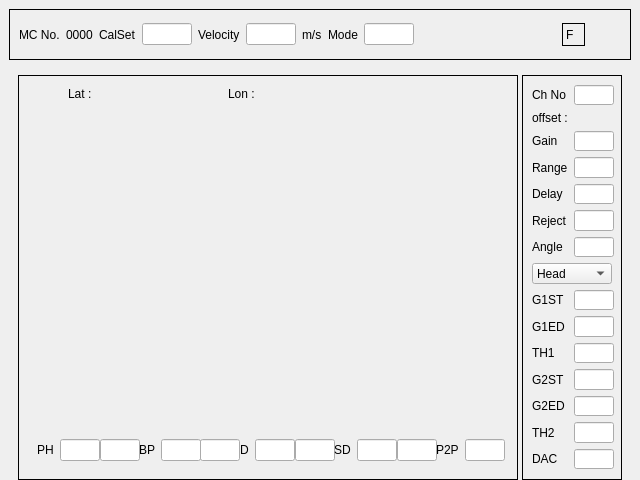
<?xml version="1.0" encoding="UTF-8"?>
<ui version="4.0">
 <class>TestScreen</class>
 <widget class="QMainWindow" name="TestScreen">
  <property name="geometry">
   <rect>
    <x>0</x>
    <y>0</y>
    <width>640</width>
    <height>480</height>
   </rect>
  </property>
  <property name="sizePolicy">
   <sizepolicy hsizetype="Fixed" vsizetype="Fixed">
    <horstretch>0</horstretch>
    <verstretch>0</verstretch>
   </sizepolicy>
  </property>
  <property name="minimumSize">
   <size>
    <width>640</width>
    <height>480</height>
   </size>
  </property>
  <property name="windowTitle">
   <string>TestScreen</string>
  </property>
  <widget class="QWidget" name="centralwidget">
   <property name="sizePolicy">
    <sizepolicy hsizetype="Fixed" vsizetype="Fixed">
     <horstretch>0</horstretch>
     <verstretch>0</verstretch>
    </sizepolicy>
   </property>
   <property name="minimumSize">
    <size>
     <width>640</width>
     <height>480</height>
    </size>
   </property>
   <layout class="QVBoxLayout" name="verticalLayout">
    <item>
     <widget class="QFrame" name="Header_2">
      <property name="sizePolicy">
       <sizepolicy hsizetype="Minimum" vsizetype="Fixed">
        <horstretch>1</horstretch>
        <verstretch>1</verstretch>
       </sizepolicy>
      </property>
      <property name="minimumSize">
       <size>
        <width>40</width>
        <height>35</height>
       </size>
      </property>
      <property name="frameShape">
       <enum>QFrame::Shape::Box</enum>
      </property>
      <layout class="QHBoxLayout" name="Header">
       <property name="sizeConstraint">
        <enum>QLayout::SizeConstraint::SetMinimumSize</enum>
       </property>
       <item>
        <widget class="QLabel" name="label_Machine">
         <property name="text">
          <string>MC No.</string>
         </property>
        </widget>
       </item>
       <item>
        <widget class="QLabel" name="label_Machine_Val">
         <property name="text">
          <string>0000</string>
         </property>
        </widget>
       </item>
       <item>
        <widget class="QLabel" name="label_calset">
         <property name="text">
          <string>CalSet</string>
         </property>
        </widget>
       </item>
       <item>
        <widget class="QLineEdit" name="lineEdit_calset">
         <property name="sizePolicy">
          <sizepolicy hsizetype="Minimum" vsizetype="Fixed">
           <horstretch>0</horstretch>
           <verstretch>0</verstretch>
          </sizepolicy>
         </property>
         <property name="minimumSize">
          <size>
           <width>40</width>
           <height>0</height>
          </size>
         </property>
        </widget>
       </item>
       <item>
        <widget class="QLabel" name="label_Velocity">
         <property name="text">
          <string>Velocity</string>
         </property>
        </widget>
       </item>
       <item>
        <widget class="QLineEdit" name="lineEdit_Velocity">
         <property name="sizePolicy">
          <sizepolicy hsizetype="Minimum" vsizetype="Fixed">
           <horstretch>0</horstretch>
           <verstretch>0</verstretch>
          </sizepolicy>
         </property>
         <property name="minimumSize">
          <size>
           <width>40</width>
           <height>0</height>
          </size>
         </property>
        </widget>
       </item>
       <item>
        <widget class="QLabel" name="label_meter">
         <property name="text">
          <string>m/s</string>
         </property>
        </widget>
       </item>
       <item>
        <widget class="QLabel" name="label_Mode">
         <property name="text">
          <string>Mode</string>
         </property>
        </widget>
       </item>
       <item>
        <widget class="QLineEdit" name="lineEdit_Mode">
         <property name="sizePolicy">
          <sizepolicy hsizetype="Fixed" vsizetype="Fixed">
           <horstretch>0</horstretch>
           <verstretch>0</verstretch>
          </sizepolicy>
         </property>
         <property name="minimumSize">
          <size>
           <width>40</width>
           <height>0</height>
          </size>
         </property>
        </widget>
       </item>
       <item>
        <widget class="QLabel" name="label_battery">
         <property name="sizePolicy">
          <sizepolicy hsizetype="Fixed" vsizetype="Fixed">
           <horstretch>0</horstretch>
           <verstretch>0</verstretch>
          </sizepolicy>
         </property>
         <property name="minimumSize">
          <size>
           <width>51</width>
           <height>21</height>
          </size>
         </property>
         <property name="text">
          <string/>
         </property>
         <property name="pixmap">
          <pixmap resource="resources.qrc">:/images/battery_outline.svg</pixmap>
         </property>
         <property name="scaledContents">
          <bool>true</bool>
         </property>
        </widget>
       </item>
       <item>
        <widget class="QLabel" name="label_audioIndicator">
         <property name="sizePolicy">
          <sizepolicy hsizetype="Fixed" vsizetype="Fixed">
           <horstretch>0</horstretch>
           <verstretch>0</verstretch>
          </sizepolicy>
         </property>
         <property name="minimumSize">
          <size>
           <width>41</width>
           <height>31</height>
          </size>
         </property>
         <property name="text">
          <string/>
         </property>
         <property name="pixmap">
          <pixmap resource="resources.qrc">:/images/After(1).jpg</pixmap>
         </property>
         <property name="scaledContents">
          <bool>true</bool>
         </property>
        </widget>
       </item>
       <item>
        <spacer name="horizontalSpacer">
         <property name="orientation">
          <enum>Qt::Orientation::Horizontal</enum>
         </property>
         <property name="sizeHint" stdset="0">
          <size>
           <width>60</width>
           <height>20</height>
          </size>
         </property>
        </spacer>
       </item>
       <item>
        <widget class="QLabel" name="label_pause">
         <property name="sizePolicy">
          <sizepolicy hsizetype="Fixed" vsizetype="Fixed">
           <horstretch>0</horstretch>
           <verstretch>0</verstretch>
          </sizepolicy>
         </property>
         <property name="minimumSize">
          <size>
           <width>30</width>
           <height>30</height>
          </size>
         </property>
         <property name="cursor">
          <cursorShape>BlankCursor</cursorShape>
         </property>
         <property name="frameShape">
          <enum>QFrame::Shape::NoFrame</enum>
         </property>
         <property name="text">
          <string/>
         </property>
         <property name="pixmap">
          <pixmap resource="resources.qrc">:/images/pause.svg</pixmap>
         </property>
         <property name="scaledContents">
          <bool>true</bool>
         </property>
         <property name="alignment">
          <set>Qt::AlignmentFlag::AlignCenter</set>
         </property>
        </widget>
       </item>
       <item>
        <widget class="QLabel" name="label_freeze">
         <property name="sizePolicy">
          <sizepolicy hsizetype="Fixed" vsizetype="Fixed">
           <horstretch>0</horstretch>
           <verstretch>0</verstretch>
          </sizepolicy>
         </property>
         <property name="minimumSize">
          <size>
           <width>23</width>
           <height>23</height>
          </size>
         </property>
         <property name="frameShape">
          <enum>QFrame::Shape::Box</enum>
         </property>
         <property name="text">
          <string>F</string>
         </property>
        </widget>
       </item>
       <item>
        <widget class="QLabel" name="label_record">
         <property name="sizePolicy">
          <sizepolicy hsizetype="Fixed" vsizetype="Fixed">
           <horstretch>0</horstretch>
           <verstretch>0</verstretch>
          </sizepolicy>
         </property>
         <property name="minimumSize">
          <size>
           <width>30</width>
           <height>30</height>
          </size>
         </property>
         <property name="text">
          <string/>
         </property>
         <property name="pixmap">
          <pixmap resource="resources.qrc">:/images/record-button-svgrepo-com.svg</pixmap>
         </property>
         <property name="scaledContents">
          <bool>true</bool>
         </property>
        </widget>
       </item>
      </layout>
     </widget>
    </item>
    <item>
     <widget class="QFrame" name="Main_2">
      <property name="sizePolicy">
       <sizepolicy hsizetype="Fixed" vsizetype="Fixed">
        <horstretch>0</horstretch>
        <verstretch>0</verstretch>
       </sizepolicy>
      </property>
      <property name="minimumSize">
       <size>
        <width>0</width>
        <height>420</height>
       </size>
      </property>
      <property name="frameShape">
       <enum>QFrame::Shape::NoFrame</enum>
      </property>
      <layout class="QHBoxLayout" name="Main">
       <item>
        <widget class="QFrame" name="verticalFrame">
         <property name="minimumSize">
          <size>
           <width>500</width>
           <height>405</height>
          </size>
         </property>
         <property name="frameShape">
          <enum>QFrame::Shape::Box</enum>
         </property>
         <layout class="QVBoxLayout" name="verticalLayout_2">
          <item>
           <widget class="QCustomPlot" name="Plot" native="true">
            <property name="sizePolicy">
             <sizepolicy hsizetype="Minimum" vsizetype="Minimum">
              <horstretch>0</horstretch>
              <verstretch>0</verstretch>
             </sizepolicy>
            </property>
            <property name="minimumSize">
             <size>
              <width>485</width>
              <height>335</height>
             </size>
            </property>
            <widget class="QLabel" name="label_latitude">
             <property name="geometry">
              <rect>
               <x>80</x>
               <y>0</y>
               <width>111</width>
               <height>18</height>
              </rect>
             </property>
             <property name="text">
              <string/>
             </property>
            </widget>
            <widget class="QLabel" name="label_logitude">
             <property name="geometry">
              <rect>
               <x>240</x>
               <y>0</y>
               <width>111</width>
               <height>20</height>
              </rect>
             </property>
             <property name="text">
              <string/>
             </property>
            </widget>
            <widget class="QLabel" name="label_Lat">
             <property name="geometry">
              <rect>
               <x>40</x>
               <y>0</y>
               <width>31</width>
               <height>18</height>
              </rect>
             </property>
             <property name="text">
              <string>Lat :</string>
             </property>
            </widget>
            <widget class="QLabel" name="label_2">
             <property name="geometry">
              <rect>
               <x>200</x>
               <y>0</y>
               <width>31</width>
               <height>18</height>
              </rect>
             </property>
             <property name="text">
              <string>Lon :</string>
             </property>
            </widget>
            <widget class="QLabel" name="label_configStatus">
             <property name="geometry">
              <rect>
               <x>380</x>
               <y>0</y>
               <width>101</width>
               <height>21</height>
              </rect>
             </property>
             <property name="text">
              <string/>
             </property>
            </widget>
            <widget class="QLabel" name="label_calibWarning">
             <property name="geometry">
              <rect>
               <x>160</x>
               <y>110</y>
               <width>241</width>
               <height>111</height>
              </rect>
             </property>
             <property name="text">
              <string/>
             </property>
             <property name="pixmap">
              <pixmap resource="resources.qrc">:/images/calibWarning.png</pixmap>
             </property>
             <property name="scaledContents">
              <bool>true</bool>
             </property>
            </widget>
            <widget class="QLabel" name="label_flag">
             <property name="geometry">
              <rect>
               <x>410</x>
               <y>0</y>
               <width>71</width>
               <height>20</height>
              </rect>
             </property>
             <property name="text">
              <string/>
             </property>
            </widget>
           </widget>
          </item>
          <item>
           <widget class="QFrame" name="horizontalFrame">
            <property name="sizePolicy">
             <sizepolicy hsizetype="Preferred" vsizetype="Fixed">
              <horstretch>0</horstretch>
              <verstretch>0</verstretch>
             </sizepolicy>
            </property>
            <property name="minimumSize">
             <size>
              <width>0</width>
              <height>28</height>
             </size>
            </property>
            <layout class="QHBoxLayout" name="horizontalLayout">
             <item>
              <widget class="QLabel" name="label_PH">
               <property name="text">
                <string>PH</string>
               </property>
              </widget>
             </item>
             <item>
              <widget class="QLineEdit" name="lineEdit_PH1">
               <property name="sizePolicy">
                <sizepolicy hsizetype="Minimum" vsizetype="Fixed">
                 <horstretch>0</horstretch>
                 <verstretch>0</verstretch>
                </sizepolicy>
               </property>
               <property name="minimumSize">
                <size>
                 <width>40</width>
                 <height>0</height>
                </size>
               </property>
              </widget>
             </item>
             <item>
              <widget class="QLineEdit" name="lineEdit_PH2">
               <property name="sizePolicy">
                <sizepolicy hsizetype="Minimum" vsizetype="Fixed">
                 <horstretch>0</horstretch>
                 <verstretch>0</verstretch>
                </sizepolicy>
               </property>
               <property name="minimumSize">
                <size>
                 <width>40</width>
                 <height>0</height>
                </size>
               </property>
              </widget>
             </item>
             <item>
              <widget class="QLabel" name="label_BP">
               <property name="text">
                <string>BP</string>
               </property>
              </widget>
             </item>
             <item>
              <widget class="QLineEdit" name="lineEdit_BP1">
               <property name="sizePolicy">
                <sizepolicy hsizetype="Minimum" vsizetype="Fixed">
                 <horstretch>0</horstretch>
                 <verstretch>0</verstretch>
                </sizepolicy>
               </property>
               <property name="minimumSize">
                <size>
                 <width>40</width>
                 <height>0</height>
                </size>
               </property>
              </widget>
             </item>
             <item>
              <widget class="QLineEdit" name="lineEdit_BP2">
               <property name="sizePolicy">
                <sizepolicy hsizetype="Minimum" vsizetype="Fixed">
                 <horstretch>0</horstretch>
                 <verstretch>0</verstretch>
                </sizepolicy>
               </property>
               <property name="minimumSize">
                <size>
                 <width>40</width>
                 <height>0</height>
                </size>
               </property>
              </widget>
             </item>
             <item>
              <widget class="QLabel" name="label_D">
               <property name="text">
                <string>D</string>
               </property>
              </widget>
             </item>
             <item>
              <widget class="QLineEdit" name="lineEdit_D1">
               <property name="sizePolicy">
                <sizepolicy hsizetype="Minimum" vsizetype="Fixed">
                 <horstretch>0</horstretch>
                 <verstretch>0</verstretch>
                </sizepolicy>
               </property>
               <property name="minimumSize">
                <size>
                 <width>40</width>
                 <height>0</height>
                </size>
               </property>
               <property name="text">
                <string/>
               </property>
              </widget>
             </item>
             <item>
              <widget class="QLineEdit" name="lineEdit_D2">
               <property name="sizePolicy">
                <sizepolicy hsizetype="Minimum" vsizetype="Fixed">
                 <horstretch>0</horstretch>
                 <verstretch>0</verstretch>
                </sizepolicy>
               </property>
               <property name="minimumSize">
                <size>
                 <width>40</width>
                 <height>0</height>
                </size>
               </property>
              </widget>
             </item>
             <item>
              <widget class="QLabel" name="label_SD">
               <property name="text">
                <string>SD</string>
               </property>
              </widget>
             </item>
             <item>
              <widget class="QLineEdit" name="lineEdit_SD1">
               <property name="sizePolicy">
                <sizepolicy hsizetype="Minimum" vsizetype="Fixed">
                 <horstretch>0</horstretch>
                 <verstretch>0</verstretch>
                </sizepolicy>
               </property>
               <property name="minimumSize">
                <size>
                 <width>40</width>
                 <height>0</height>
                </size>
               </property>
              </widget>
             </item>
             <item>
              <widget class="QLineEdit" name="lineEdit_SD2">
               <property name="sizePolicy">
                <sizepolicy hsizetype="Minimum" vsizetype="Fixed">
                 <horstretch>0</horstretch>
                 <verstretch>0</verstretch>
                </sizepolicy>
               </property>
               <property name="minimumSize">
                <size>
                 <width>40</width>
                 <height>0</height>
                </size>
               </property>
              </widget>
             </item>
             <item>
              <widget class="QLabel" name="label_P2P">
               <property name="text">
                <string>P2P</string>
               </property>
              </widget>
             </item>
             <item>
              <widget class="QLineEdit" name="lineEdit">
               <property name="sizePolicy">
                <sizepolicy hsizetype="Minimum" vsizetype="Fixed">
                 <horstretch>0</horstretch>
                 <verstretch>0</verstretch>
                </sizepolicy>
               </property>
               <property name="minimumSize">
                <size>
                 <width>40</width>
                 <height>0</height>
                </size>
               </property>
              </widget>
             </item>
            </layout>
           </widget>
          </item>
         </layout>
        </widget>
       </item>
       <item>
        <widget class="QFrame" name="formFrame">
         <property name="sizePolicy">
          <sizepolicy hsizetype="Fixed" vsizetype="Preferred">
           <horstretch>0</horstretch>
           <verstretch>0</verstretch>
          </sizepolicy>
         </property>
         <property name="minimumSize">
          <size>
           <width>100</width>
           <height>405</height>
          </size>
         </property>
         <property name="frameShape">
          <enum>QFrame::Shape::Box</enum>
         </property>
         <layout class="QFormLayout" name="formLayout">
          <item row="0" column="0">
           <widget class="QLabel" name="label_ch">
            <property name="text">
             <string>Ch No</string>
            </property>
           </widget>
          </item>
          <item row="0" column="1">
           <widget class="QLineEdit" name="lineEdit_ch">
            <property name="sizePolicy">
             <sizepolicy hsizetype="Fixed" vsizetype="Fixed">
              <horstretch>0</horstretch>
              <verstretch>0</verstretch>
             </sizepolicy>
            </property>
            <property name="minimumSize">
             <size>
              <width>40</width>
              <height>0</height>
             </size>
            </property>
           </widget>
          </item>
          <item row="1" column="0" colspan="2">
           <widget class="QLabel" name="label_offset">
            <property name="text">
             <string>offset :</string>
            </property>
           </widget>
          </item>
          <item row="2" column="0">
           <widget class="QLabel" name="label_gain">
            <property name="text">
             <string>Gain</string>
            </property>
           </widget>
          </item>
          <item row="2" column="1">
           <widget class="QLineEdit" name="lineEdit_Gain">
            <property name="sizePolicy">
             <sizepolicy hsizetype="Minimum" vsizetype="Fixed">
              <horstretch>0</horstretch>
              <verstretch>0</verstretch>
             </sizepolicy>
            </property>
            <property name="minimumSize">
             <size>
              <width>40</width>
              <height>0</height>
             </size>
            </property>
           </widget>
          </item>
          <item row="3" column="0">
           <widget class="QLabel" name="label_Range">
            <property name="text">
             <string>Range</string>
            </property>
           </widget>
          </item>
          <item row="3" column="1">
           <widget class="QLineEdit" name="lineEdit_Range">
            <property name="sizePolicy">
             <sizepolicy hsizetype="Minimum" vsizetype="Fixed">
              <horstretch>0</horstretch>
              <verstretch>0</verstretch>
             </sizepolicy>
            </property>
            <property name="minimumSize">
             <size>
              <width>40</width>
              <height>0</height>
             </size>
            </property>
           </widget>
          </item>
          <item row="4" column="0">
           <widget class="QLabel" name="label_Delay">
            <property name="text">
             <string>Delay</string>
            </property>
           </widget>
          </item>
          <item row="4" column="1">
           <widget class="QLineEdit" name="lineEdit_Delay">
            <property name="sizePolicy">
             <sizepolicy hsizetype="Minimum" vsizetype="Fixed">
              <horstretch>0</horstretch>
              <verstretch>0</verstretch>
             </sizepolicy>
            </property>
            <property name="minimumSize">
             <size>
              <width>40</width>
              <height>0</height>
             </size>
            </property>
           </widget>
          </item>
          <item row="5" column="0">
           <widget class="QLabel" name="label_Reject">
            <property name="text">
             <string>Reject</string>
            </property>
           </widget>
          </item>
          <item row="5" column="1">
           <widget class="QLineEdit" name="lineEdit_Reject">
            <property name="sizePolicy">
             <sizepolicy hsizetype="Minimum" vsizetype="Fixed">
              <horstretch>0</horstretch>
              <verstretch>0</verstretch>
             </sizepolicy>
            </property>
            <property name="minimumSize">
             <size>
              <width>40</width>
              <height>0</height>
             </size>
            </property>
           </widget>
          </item>
          <item row="6" column="0">
           <widget class="QLabel" name="label_Angle">
            <property name="text">
             <string>Angle</string>
            </property>
           </widget>
          </item>
          <item row="6" column="1">
           <widget class="QLineEdit" name="lineEdit_Angle">
            <property name="sizePolicy">
             <sizepolicy hsizetype="Minimum" vsizetype="Fixed">
              <horstretch>0</horstretch>
              <verstretch>0</verstretch>
             </sizepolicy>
            </property>
            <property name="minimumSize">
             <size>
              <width>40</width>
              <height>0</height>
             </size>
            </property>
           </widget>
          </item>
          <item row="7" column="0" colspan="2">
           <widget class="QComboBox" name="comboBox_pos">
            <item>
             <property name="text">
              <string>Head</string>
             </property>
            </item>
            <item>
             <property name="text">
              <string>Web</string>
             </property>
            </item>
            <item>
             <property name="text">
              <string>Flange</string>
             </property>
            </item>
           </widget>
          </item>
          <item row="8" column="0">
           <widget class="QLabel" name="label_G1ST">
            <property name="text">
             <string>G1ST</string>
            </property>
           </widget>
          </item>
          <item row="8" column="1">
           <widget class="QLineEdit" name="lineEdit_G1ST">
            <property name="sizePolicy">
             <sizepolicy hsizetype="Minimum" vsizetype="Fixed">
              <horstretch>0</horstretch>
              <verstretch>0</verstretch>
             </sizepolicy>
            </property>
            <property name="minimumSize">
             <size>
              <width>40</width>
              <height>0</height>
             </size>
            </property>
           </widget>
          </item>
          <item row="9" column="0">
           <widget class="QLabel" name="label_G1ED">
            <property name="text">
             <string>G1ED</string>
            </property>
           </widget>
          </item>
          <item row="9" column="1">
           <widget class="QLineEdit" name="lineEdit_G1ED">
            <property name="sizePolicy">
             <sizepolicy hsizetype="Minimum" vsizetype="Fixed">
              <horstretch>0</horstretch>
              <verstretch>0</verstretch>
             </sizepolicy>
            </property>
            <property name="minimumSize">
             <size>
              <width>40</width>
              <height>0</height>
             </size>
            </property>
           </widget>
          </item>
          <item row="10" column="0">
           <widget class="QLabel" name="label_TH1">
            <property name="text">
             <string>TH1</string>
            </property>
           </widget>
          </item>
          <item row="10" column="1">
           <widget class="QLineEdit" name="lineEdit_TH1">
            <property name="sizePolicy">
             <sizepolicy hsizetype="Minimum" vsizetype="Fixed">
              <horstretch>0</horstretch>
              <verstretch>0</verstretch>
             </sizepolicy>
            </property>
            <property name="minimumSize">
             <size>
              <width>40</width>
              <height>0</height>
             </size>
            </property>
           </widget>
          </item>
          <item row="11" column="0">
           <widget class="QLabel" name="label_G2ST">
            <property name="text">
             <string>G2ST</string>
            </property>
           </widget>
          </item>
          <item row="11" column="1">
           <widget class="QLineEdit" name="lineEdit_G2ST">
            <property name="sizePolicy">
             <sizepolicy hsizetype="Expanding" vsizetype="Minimum">
              <horstretch>0</horstretch>
              <verstretch>0</verstretch>
             </sizepolicy>
            </property>
            <property name="minimumSize">
             <size>
              <width>40</width>
              <height>0</height>
             </size>
            </property>
           </widget>
          </item>
          <item row="12" column="0">
           <widget class="QLabel" name="label_G2ED">
            <property name="text">
             <string>G2ED</string>
            </property>
           </widget>
          </item>
          <item row="12" column="1">
           <widget class="QLineEdit" name="lineEdit_G2ED">
            <property name="sizePolicy">
             <sizepolicy hsizetype="Minimum" vsizetype="Fixed">
              <horstretch>0</horstretch>
              <verstretch>0</verstretch>
             </sizepolicy>
            </property>
            <property name="minimumSize">
             <size>
              <width>40</width>
              <height>0</height>
             </size>
            </property>
           </widget>
          </item>
          <item row="13" column="0">
           <widget class="QLabel" name="label_TH2">
            <property name="text">
             <string>TH2</string>
            </property>
           </widget>
          </item>
          <item row="13" column="1">
           <widget class="QLineEdit" name="lineEdit_TH2">
            <property name="sizePolicy">
             <sizepolicy hsizetype="Minimum" vsizetype="Fixed">
              <horstretch>0</horstretch>
              <verstretch>0</verstretch>
             </sizepolicy>
            </property>
            <property name="minimumSize">
             <size>
              <width>40</width>
              <height>0</height>
             </size>
            </property>
           </widget>
          </item>
          <item row="15" column="0">
           <widget class="QLabel" name="label_DAC">
            <property name="text">
             <string>DAC</string>
            </property>
           </widget>
          </item>
          <item row="15" column="1">
           <widget class="QLineEdit" name="lineEdit_CP">
            <property name="sizePolicy">
             <sizepolicy hsizetype="Minimum" vsizetype="Fixed">
              <horstretch>0</horstretch>
              <verstretch>0</verstretch>
             </sizepolicy>
            </property>
            <property name="minimumSize">
             <size>
              <width>40</width>
              <height>0</height>
             </size>
            </property>
           </widget>
          </item>
         </layout>
        </widget>
       </item>
      </layout>
     </widget>
    </item>
   </layout>
  </widget>
 </widget>
 <customwidgets>
  <customwidget>
   <class>QCustomPlot</class>
   <extends>QWidget</extends>
   <header location="global">qcustomplot.h</header>
   <container>1</container>
  </customwidget>
 </customwidgets>
 <resources>
  <include location="resources.qrc"/>
 </resources>
 <connections/>
</ui>
